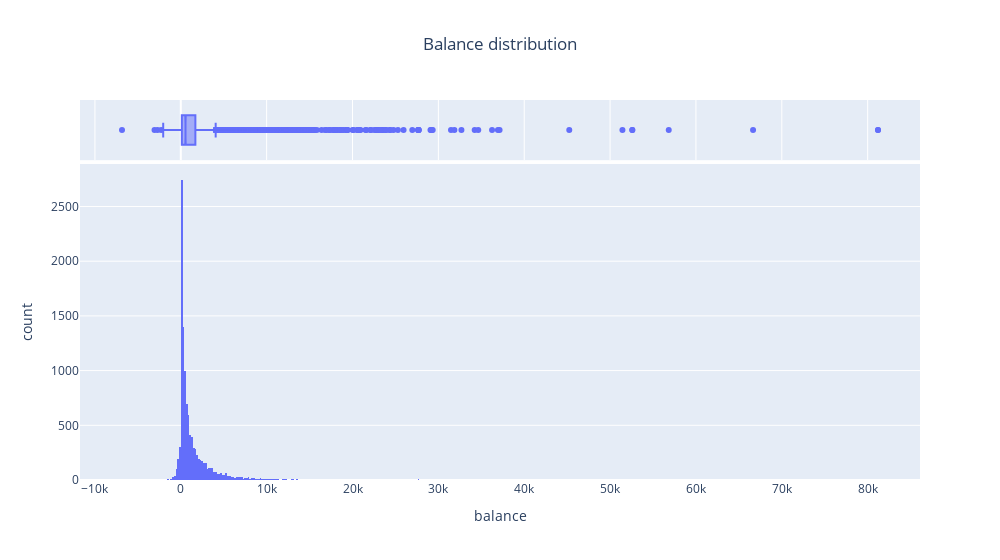

Notebook code for this chart:
### Code cell
# discard outliers for the balance feature
# firstly let's check a distribution of this feature
hist_balance = px.histogram(
    data_frame=data,
    x='balance',
    marginal='box',
    width=1000,
    title='Balance distribution'
)

hist_balance.update_layout(title=dict(x=.5, xanchor='center'))

hist_balance.show()

### Figure 1 — Plotly figure (JSON) as saved in the notebook; plotly's stock layout.template omitted (floating-point values rounded to 4 significant figures; data arrays with more than 128 entries replaced by an {"elided": "..."} marker saying what was removed)
{"data": [{"alignmentgroup": "True", "bingroup": "x", "hovertemplate": "balance=%{x}<br>count=%{y}<extra></extra>", "legendgroup": "", "marker": {"color": "#636efa", "pattern": {"shape": ""}}, "name": "", "offsetgroup": "", "orientation": "v", "showlegend": false, "type": "histogram", "x": {"elided": "11162 int values"}, "xaxis": "x", "yaxis": "y"}, {"alignmentgroup": "True", "hovertemplate": "balance=%{x}<extra></extra>", "legendgroup": "", "marker": {"color": "#636efa"}, "name": "", "notched": true, "offsetgroup": "", "showlegend": false, "type": "box", "x": {"elided": "11162 int values"}, "xaxis": "x2", "yaxis": "y2"}], "layout": {"barmode": "relative", "legend": {"tracegroupgap": 0}, "title": {"text": "Balance distribution", "x": 0.5, "xanchor": "center"}, "width": 1000, "xaxis": {"anchor": "y", "domain": [0, 1], "title": {"text": "balance"}}, "xaxis2": {"anchor": "y2", "domain": [0, 1], "matches": "x", "showgrid": true, "showticklabels": false}, "yaxis": {"anchor": "x", "domain": [0, 0.8316], "title": {"text": "count"}}, "yaxis2": {"anchor": "x2", "domain": [0.8416, 1], "matches": "y2", "showgrid": false, "showline": false, "showticklabels": false, "ticks": ""}}}
